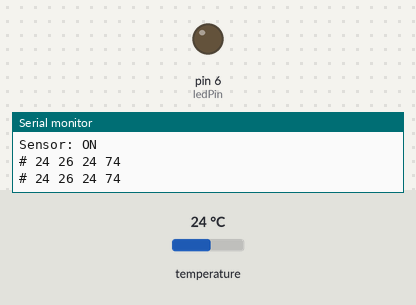
Simulated run of this sketch. Board: Arduino Uno, built with avr-gcc and run on an emulated ATmega328P. Parts: output pins drawn as LEDs (lit = HIGH), the last lines printed to the serial monitor. The test bench sets the inputs (shaded band); at power-on: temperature 24 °C.

Above: at 2.8 s.
2.9 s: temperature set to 25.3 °C
5.6 s: temperature set to 26.4 °C
At 7.0 s:
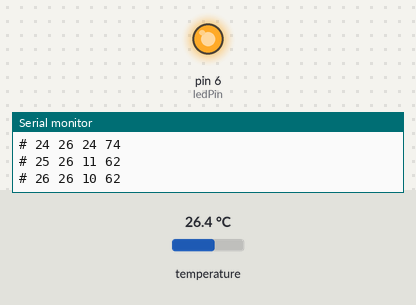
8.3 s: temperature set to 12 °C
At 10.5 s:
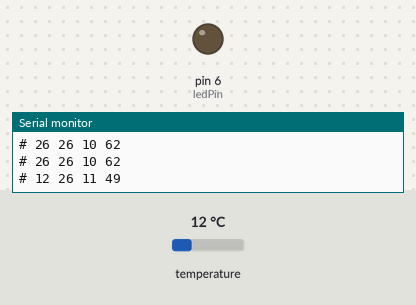
11.5 s: temperature set to 33 °C
At 13.4 s:
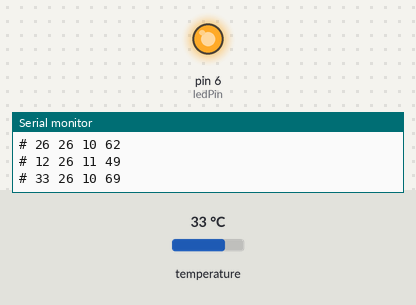
Timing chart, 0 to 14.9 s (numbered marks = the images above; inputs shaded):
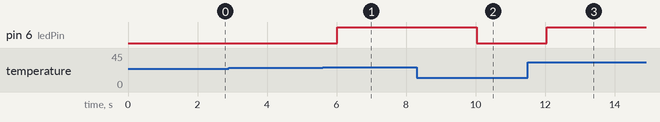

The sketch:

Termostat1.2_05.04.2021.ino
```cpp
#include <SFE_BMP180.h>
#include <Wire.h>
#define ledPin 6
SFE_BMP180 tmp;
typedef unsigned char U8;
U8 setPoint = 26;
U8 a[5];
U8 i;

/*##############################################################################################*/
// Function for detecting the temperature

U8 ReadTemp()  {
 U8 status;
 double T;

                  status = tmp.startTemperature();

                  if (status != 0)
                       {
                          // Waiting for the measurement to be completed
                          delay(status);
                          //Measurement saved in T
                          // Function returns 1 if successful and 0 if failure.

                          status = tmp.getTemperature(T);
                        if (status != 0)
                             {
                              //If status is different from 0 function returns temperature through T
                              //Serial.print(" deg C, "); IF needed

                               return T;
                              }

                        }

                 }


/*##############################################################################################*/
//Void function used for switching On/Off the light using a boolean var.

void setVoltage( bool state ) {
                                digitalWrite(ledPin, state);
                                //INVERTED VALUES- setVoltage(0) = 1,setVoltage(1) = 0;
                              }


U8 heatingStatus(U8 readtemp, U8 setPoint)
{
  U8 Hyst = 2;
  if(readtemp < setPoint - Hyst)
           {
             return 11; //10 = off, 11=on
            }

if((readtemp < setPoint + Hyst) && (readtemp > setPoint - Hyst))
            {
             if((readtemp > setPoint - Hyst) && (readtemp < setPoint))
                        {
                          return 11;
                        }
                  else
                        {
                          return 10;
                        }
            }
if(readtemp > setPoint + Hyst)
            {
              return 10;
            }

if(readtemp > 70) return 10;

}

void heatingSystem(U8 readtemp, U8 setPoint)
{
  U8 Hyst = 2;
  if(readtemp < setPoint - Hyst)
           {
             setVoltage (0);
            }

if((readtemp < setPoint + Hyst) && (readtemp > setPoint - Hyst))
            {
             if((readtemp > setPoint - Hyst) && (readtemp < setPoint))
                        {
                          setVoltage(0);
                        }
                  else
                        {
                          setVoltage(1);
                        }
            }
if(readtemp > setPoint + Hyst)
            {
              setVoltage(1);
            }

if(readtemp > 70) setVoltage(1);
}


/*##############################################################################################*/
void setup() {


  pinMode(ledPin,OUTPUT);
  Serial.begin(9600);
  Serial.println("REBOOT");


  // Sensor initialization
  if (tmp.begin())
            Serial.println("Sensor: ON");
     else
        {

            Serial.println("Sensor: OFF");
              while(1); //  Program stops
        }


   }

/*##############################################################################################*/
void loop(){
U8 readtemp = ReadTemp();

heatingSystem(readtemp, setPoint);


//a[0] = '#';
a[0] = readtemp;
a[1] = setPoint;
a[2] = heatingStatus(readtemp, setPoint);
a[3] = a[0]+a[1]+a[2];
Serial.print("#");
Serial.print(" ");
for(i=0;i<4;i++)
{
Serial.print(a[i]);
Serial.print(" ");
}
Serial.println();


delay(2000);

}
```

Measured:
- the behaviour switches between 25.9 and 26 °C on temperature (found by bisection; images 0 and 1)
- after the input at 5.6 s, pin 6 (ledPin): LOW → HIGH after 0.42 s
- after the input at 8.3 s, pin 6 (ledPin): HIGH → LOW after 1.7 s
- after the input at 11.5 s, pin 6 (ledPin): LOW → HIGH after 0.54 s
